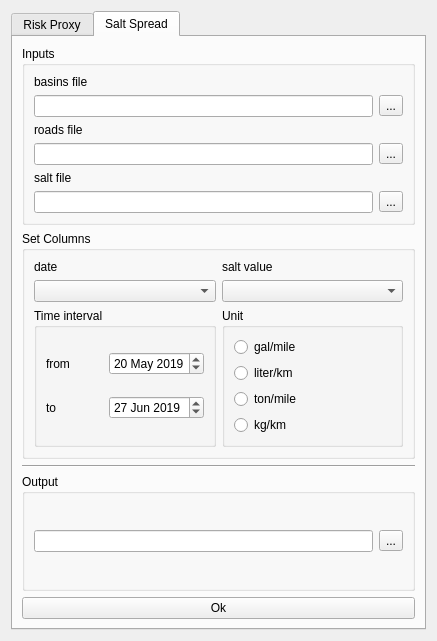
<?xml version="1.0" encoding="UTF-8"?>
<ui version="4.0">
 <class>Dialog</class>
 <widget class="QDialog" name="Dialog">
  <property name="enabled">
   <bool>true</bool>
  </property>
  <property name="geometry">
   <rect>
    <x>0</x>
    <y>0</y>
    <width>437</width>
    <height>641</height>
   </rect>
  </property>
  <property name="windowTitle">
   <string>Dialog</string>
  </property>
  <layout class="QHBoxLayout" name="horizontalLayout">
   <item>
    <widget class="QTabWidget" name="tabWidget">
     <property name="currentIndex">
      <number>1</number>
     </property>
     <widget class="QWidget" name="tab">
      <attribute name="title">
       <string>Risk Proxy</string>
      </attribute>
      <layout class="QVBoxLayout" name="verticalLayout_9">
       <item>
        <widget class="QGroupBox" name="groupBox_9">
         <property name="title">
          <string>Inputs</string>
         </property>
         <layout class="QHBoxLayout" name="horizontalLayout_18">
          <item>
           <layout class="QVBoxLayout" name="verticalLayout_7">
            <item>
             <widget class="QLabel" name="label_7">
              <property name="text">
               <string>basins file</string>
              </property>
             </widget>
            </item>
            <item>
             <layout class="QHBoxLayout" name="horizontalLayout_6">
              <item>
               <widget class="QLineEdit" name="l_inBasin_1"/>
              </item>
              <item>
               <widget class="QToolButton" name="tb_inBasin_1">
                <property name="text">
                 <string>...</string>
                </property>
               </widget>
              </item>
             </layout>
            </item>
            <item>
             <widget class="QLabel" name="label_8">
              <property name="text">
               <string>roads file</string>
              </property>
             </widget>
            </item>
            <item>
             <layout class="QHBoxLayout" name="horizontalLayout_7">
              <item>
               <widget class="QLineEdit" name="l_inRoad_1"/>
              </item>
              <item>
               <widget class="QToolButton" name="tb_inRoad_1">
                <property name="text">
                 <string>...</string>
                </property>
               </widget>
              </item>
             </layout>
            </item>
           </layout>
          </item>
         </layout>
        </widget>
       </item>
       <item>
        <widget class="QGroupBox" name="groupBox_4">
         <property name="title">
          <string>Buffer</string>
         </property>
         <layout class="QHBoxLayout" name="horizontalLayout_14">
          <item>
           <layout class="QHBoxLayout" name="horizontalLayout_5">
            <item>
             <widget class="QLabel" name="label_6">
              <property name="text">
               <string>buffer length</string>
              </property>
             </widget>
            </item>
            <item>
             <widget class="QSpinBox" name="sb_BufferLen"/>
            </item>
           </layout>
          </item>
          <item>
           <widget class="QGroupBox" name="groupBox_8">
            <property name="title">
             <string>Unit</string>
            </property>
            <layout class="QHBoxLayout" name="horizontalLayout_19">
             <item>
              <widget class="QRadioButton" name="op_km">
               <property name="text">
                <string>km</string>
               </property>
              </widget>
             </item>
             <item>
              <widget class="QRadioButton" name="op_mile">
               <property name="text">
                <string>mile</string>
               </property>
              </widget>
             </item>
             <item>
              <widget class="QRadioButton" name="op_m">
               <property name="text">
                <string>m</string>
               </property>
              </widget>
             </item>
            </layout>
           </widget>
          </item>
         </layout>
        </widget>
       </item>
       <item>
        <widget class="Line" name="line">
         <property name="orientation">
          <enum>Qt::Horizontal</enum>
         </property>
        </widget>
       </item>
       <item>
        <widget class="QGroupBox" name="groupBox_12">
         <property name="title">
          <string>Output</string>
         </property>
         <layout class="QHBoxLayout" name="horizontalLayout_24">
          <item>
           <widget class="QLineEdit" name="l_outMap1"/>
          </item>
          <item>
           <widget class="QToolButton" name="tb_outMap1">
            <property name="text">
             <string>...</string>
            </property>
           </widget>
          </item>
         </layout>
        </widget>
       </item>
       <item>
        <spacer name="verticalSpacer">
         <property name="orientation">
          <enum>Qt::Vertical</enum>
         </property>
         <property name="sizeHint" stdset="0">
          <size>
           <width>20</width>
           <height>40</height>
          </size>
         </property>
        </spacer>
       </item>
       <item>
        <layout class="QGridLayout" name="gridLayout_2">
         <item row="0" column="1">
          <widget class="QPushButton" name="pb_ok_1">
           <property name="text">
            <string>Ok</string>
           </property>
          </widget>
         </item>
        </layout>
       </item>
      </layout>
     </widget>
     <widget class="QWidget" name="tab_2">
      <attribute name="title">
       <string>Salt Spread</string>
      </attribute>
      <layout class="QVBoxLayout" name="verticalLayout_4">
       <item>
        <widget class="QGroupBox" name="groupBox_10">
         <property name="title">
          <string>Inputs</string>
         </property>
         <layout class="QHBoxLayout" name="horizontalLayout_20">
          <item>
           <layout class="QVBoxLayout" name="verticalLayout_8">
            <item>
             <widget class="QLabel" name="label_10">
              <property name="text">
               <string>basins file</string>
              </property>
             </widget>
            </item>
            <item>
             <layout class="QHBoxLayout" name="horizontalLayout_12">
              <item>
               <widget class="QLineEdit" name="l_inBasin_2"/>
              </item>
              <item>
               <widget class="QToolButton" name="tb_inBasin_2">
                <property name="text">
                 <string>...</string>
                </property>
               </widget>
              </item>
             </layout>
            </item>
            <item>
             <widget class="QLabel" name="label_11">
              <property name="text">
               <string>roads file</string>
              </property>
             </widget>
            </item>
            <item>
             <layout class="QHBoxLayout" name="horizontalLayout_13">
              <item>
               <widget class="QLineEdit" name="l_inRoad_2"/>
              </item>
              <item>
               <widget class="QToolButton" name="tb_inRoad_2">
                <property name="text">
                 <string>...</string>
                </property>
               </widget>
              </item>
             </layout>
            </item>
            <item>
             <widget class="QLabel" name="label_18">
              <property name="text">
               <string>salt file</string>
              </property>
             </widget>
            </item>
            <item>
             <layout class="QHBoxLayout" name="horizontalLayout_21">
              <item>
               <widget class="QLineEdit" name="l_inSalt"/>
              </item>
              <item>
               <widget class="QToolButton" name="tb_inSalt">
                <property name="text">
                 <string>...</string>
                </property>
               </widget>
              </item>
             </layout>
            </item>
           </layout>
          </item>
         </layout>
        </widget>
       </item>
       <item>
        <widget class="QGroupBox" name="groupBox_5">
         <property name="title">
          <string>Set Columns</string>
         </property>
         <layout class="QVBoxLayout" name="verticalLayout_11">
          <item>
           <layout class="QHBoxLayout" name="horizontalLayout_2">
            <item>
             <layout class="QVBoxLayout" name="verticalLayout_2">
              <item>
               <widget class="QLabel" name="label_17">
                <property name="text">
                 <string>date</string>
                </property>
               </widget>
              </item>
              <item>
               <widget class="QComboBox" name="cb_colDate"/>
              </item>
             </layout>
            </item>
            <item>
             <layout class="QVBoxLayout" name="verticalLayout">
              <item>
               <widget class="QLabel" name="label_16">
                <property name="text">
                 <string>salt value</string>
                </property>
               </widget>
              </item>
              <item>
               <widget class="QComboBox" name="cb_colSalt"/>
              </item>
             </layout>
            </item>
           </layout>
          </item>
          <item>
           <layout class="QHBoxLayout" name="horizontalLayout_3">
            <item>
             <widget class="QGroupBox" name="groupBox_6">
              <property name="title">
               <string>Time interval</string>
              </property>
              <layout class="QHBoxLayout" name="horizontalLayout_15">
               <item>
                <layout class="QVBoxLayout" name="verticalLayout_10">
                 <item>
                  <layout class="QHBoxLayout" name="horizontalLayout_8">
                   <item>
                    <widget class="QLabel" name="label_14">
                     <property name="text">
                      <string>from</string>
                     </property>
                    </widget>
                   </item>
                   <item>
                    <widget class="QDateEdit" name="de_starttime">
                     <property name="dateTime">
                      <datetime>
                       <hour>0</hour>
                       <minute>0</minute>
                       <second>0</second>
                       <year>2019</year>
                       <month>5</month>
                       <day>20</day>
                      </datetime>
                     </property>
                     <property name="calendarPopup">
                      <bool>false</bool>
                     </property>
                    </widget>
                   </item>
                  </layout>
                 </item>
                 <item>
                  <layout class="QHBoxLayout" name="horizontalLayout_4">
                   <item>
                    <widget class="QLabel" name="label_15">
                     <property name="text">
                      <string>to</string>
                     </property>
                    </widget>
                   </item>
                   <item>
                    <widget class="QDateEdit" name="de_endtime">
                     <property name="dateTime">
                      <datetime>
                       <hour>0</hour>
                       <minute>0</minute>
                       <second>0</second>
                       <year>2019</year>
                       <month>6</month>
                       <day>27</day>
                      </datetime>
                     </property>
                    </widget>
                   </item>
                  </layout>
                 </item>
                </layout>
               </item>
              </layout>
             </widget>
            </item>
            <item>
             <widget class="QGroupBox" name="groupBox_7">
              <property name="title">
               <string>Unit</string>
              </property>
              <layout class="QVBoxLayout" name="verticalLayout_3">
               <item>
                <widget class="QRadioButton" name="op_galmile">
                 <property name="text">
                  <string>gal/mile</string>
                 </property>
                </widget>
               </item>
               <item>
                <widget class="QRadioButton" name="op_literkm">
                 <property name="text">
                  <string>liter/km</string>
                 </property>
                </widget>
               </item>
               <item>
                <widget class="QRadioButton" name="op_tonmile">
                 <property name="text">
                  <string>ton/mile</string>
                 </property>
                </widget>
               </item>
               <item>
                <widget class="QRadioButton" name="op_kgkm">
                 <property name="text">
                  <string>kg/km</string>
                 </property>
                </widget>
               </item>
              </layout>
             </widget>
            </item>
           </layout>
          </item>
         </layout>
        </widget>
       </item>
       <item>
        <widget class="Line" name="line_2">
         <property name="orientation">
          <enum>Qt::Horizontal</enum>
         </property>
        </widget>
       </item>
       <item>
        <widget class="QGroupBox" name="groupBox_11">
         <property name="title">
          <string>Output</string>
         </property>
         <layout class="QHBoxLayout" name="horizontalLayout_11">
          <item>
           <widget class="QLineEdit" name="l_outMap2"/>
          </item>
          <item>
           <widget class="QToolButton" name="tb_outMap2">
            <property name="text">
             <string>...</string>
            </property>
           </widget>
          </item>
         </layout>
        </widget>
       </item>
       <item>
        <layout class="QGridLayout" name="gridLayout_3">
         <item row="0" column="1">
          <widget class="QPushButton" name="pb_ok_2">
           <property name="text">
            <string>Ok</string>
           </property>
          </widget>
         </item>
        </layout>
       </item>
      </layout>
     </widget>
    </widget>
   </item>
  </layout>
 </widget>
 <resources/>
 <connections/>
</ui>
